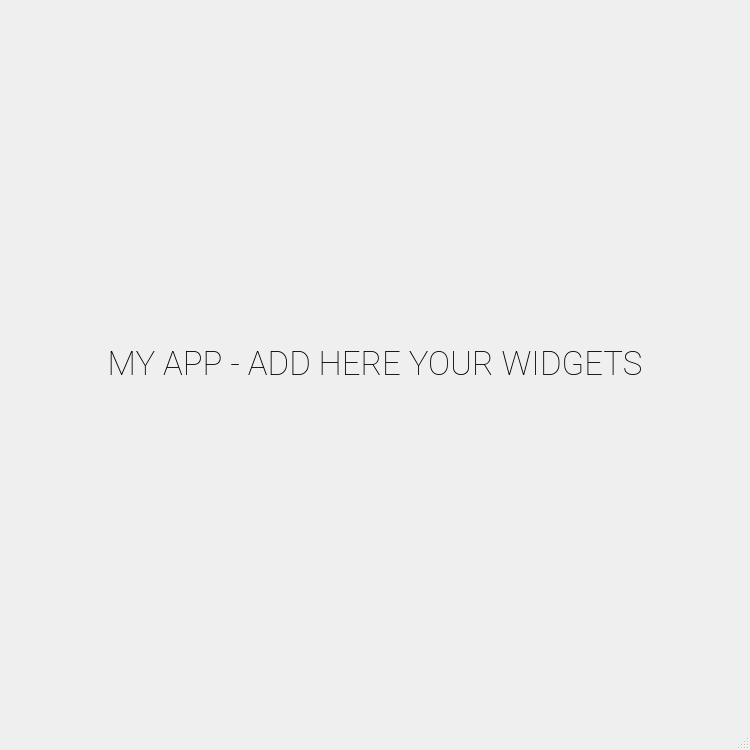
<?xml version="1.0" encoding="UTF-8"?>
<ui version="4.0">
 <class>MainWindow</class>
 <widget class="QMainWindow" name="MainWindow">
  <property name="geometry">
   <rect>
    <x>0</x>
    <y>0</y>
    <width>750</width>
    <height>750</height>
   </rect>
  </property>
  <property name="windowTitle">
   <string>MainWindow</string>
  </property>
  <widget class="QWidget" name="centralwidget">
   <layout class="QVBoxLayout" name="verticalLayout">
    <item>
     <widget class="QLabel" name="label">
      <property name="font">
       <font>
        <family>Roboto Thin</family>
        <pointsize>25</pointsize>
       </font>
      </property>
      <property name="text">
       <string>MY APP - ADD HERE YOUR WIDGETS</string>
      </property>
      <property name="alignment">
       <set>Qt::AlignCenter</set>
      </property>
     </widget>
    </item>
   </layout>
  </widget>
  <widget class="QMenuBar" name="menubar">
   <property name="geometry">
    <rect>
     <x>0</x>
     <y>0</y>
     <width>640</width>
     <height>21</height>
    </rect>
   </property>
  </widget>
  <widget class="QStatusBar" name="statusbar"/>
 </widget>
 <resources/>
 <connections/>
</ui>
